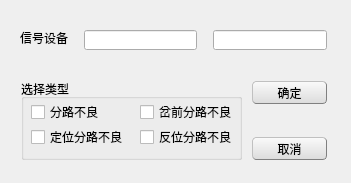
<?xml version="1.0" encoding="UTF-8"?>
<ui version="4.0">
 <class>PoorShuntDlg_Dlg</class>
 <widget class="QDialog" name="PoorShuntDlg_Dlg">
  <property name="geometry">
   <rect>
    <x>0</x>
    <y>0</y>
    <width>351</width>
    <height>183</height>
   </rect>
  </property>
  <property name="windowTitle">
   <string>Dialog</string>
  </property>
  <widget class="QPushButton" name="pushButton">
   <property name="geometry">
    <rect>
     <x>252</x>
     <y>81</y>
     <width>75</width>
     <height>23</height>
    </rect>
   </property>
   <property name="styleSheet">
    <string notr="true">QPushButton{background-color: rgb(240, 240, 240);}
QPushButton{border:1px groove gray;border-radius:4px;padding:2px 4px;border-style:outset;}
QPushButton:hover{background-color: rgb(229, 241, 251);color:black}
QPushButton:pressed{background-color: rgb(204, 228, 247);border-style:inset}
QPushButton{background-color: qlineargradient(spread:pad, x1:0, y1:1, x2:0, y2:0, stop:0 rgba(220, 220, 220, 255), stop:1 rgba(250, 250, 250, 255));}</string>
   </property>
   <property name="text">
    <string>确定</string>
   </property>
  </widget>
  <widget class="QLineEdit" name="lineEdit_2">
   <property name="geometry">
    <rect>
     <x>213</x>
     <y>30</y>
     <width>114</width>
     <height>20</height>
    </rect>
   </property>
  </widget>
  <widget class="QPushButton" name="pushButton_2">
   <property name="geometry">
    <rect>
     <x>252</x>
     <y>137</y>
     <width>75</width>
     <height>23</height>
    </rect>
   </property>
   <property name="styleSheet">
    <string notr="true">QPushButton{background-color: rgb(240, 240, 240);}
QPushButton{border:1px groove gray;border-radius:4px;padding:2px 4px;border-style:outset;}
QPushButton:hover{background-color: rgb(229, 241, 251);color:black}
QPushButton:pressed{background-color: rgb(204, 228, 247);border-style:inset}
QPushButton{background-color: qlineargradient(spread:pad, x1:0, y1:1, x2:0, y2:0, stop:0 rgba(220, 220, 220, 255), stop:1 rgba(250, 250, 250, 255));}</string>
   </property>
   <property name="text">
    <string>取消</string>
   </property>
  </widget>
  <widget class="QLineEdit" name="lineEdit">
   <property name="geometry">
    <rect>
     <x>84</x>
     <y>30</y>
     <width>113</width>
     <height>20</height>
    </rect>
   </property>
  </widget>
  <widget class="QLabel" name="label">
   <property name="geometry">
    <rect>
     <x>20</x>
     <y>30</y>
     <width>48</width>
     <height>16</height>
    </rect>
   </property>
   <property name="text">
    <string>信号设备</string>
   </property>
  </widget>
  <widget class="QGroupBox" name="groupBox">
   <property name="geometry">
    <rect>
     <x>21</x>
     <y>79</y>
     <width>221</width>
     <height>81</height>
    </rect>
   </property>
   <property name="title">
    <string>选择类型</string>
   </property>
   <widget class="QCheckBox" name="checkBox_FLBL">
    <property name="geometry">
     <rect>
      <x>10</x>
      <y>25</y>
      <width>71</width>
      <height>16</height>
     </rect>
    </property>
    <property name="text">
     <string>分路不良</string>
    </property>
    <property name="checkable">
     <bool>false</bool>
    </property>
   </widget>
   <widget class="QCheckBox" name="checkBox_CQFLBL">
    <property name="geometry">
     <rect>
      <x>119</x>
      <y>25</y>
      <width>95</width>
      <height>16</height>
     </rect>
    </property>
    <property name="text">
     <string>岔前分路不良</string>
    </property>
    <property name="checkable">
     <bool>false</bool>
    </property>
    <property name="checked">
     <bool>false</bool>
    </property>
   </widget>
   <widget class="QCheckBox" name="checkBox_DWFLBL">
    <property name="geometry">
     <rect>
      <x>10</x>
      <y>50</y>
      <width>95</width>
      <height>16</height>
     </rect>
    </property>
    <property name="text">
     <string>定位分路不良</string>
    </property>
    <property name="checkable">
     <bool>false</bool>
    </property>
   </widget>
   <widget class="QCheckBox" name="checkBox_FWFLBL">
    <property name="geometry">
     <rect>
      <x>119</x>
      <y>50</y>
      <width>95</width>
      <height>16</height>
     </rect>
    </property>
    <property name="text">
     <string>反位分路不良</string>
    </property>
    <property name="checkable">
     <bool>false</bool>
    </property>
   </widget>
  </widget>
 </widget>
 <resources/>
 <connections/>
</ui>
